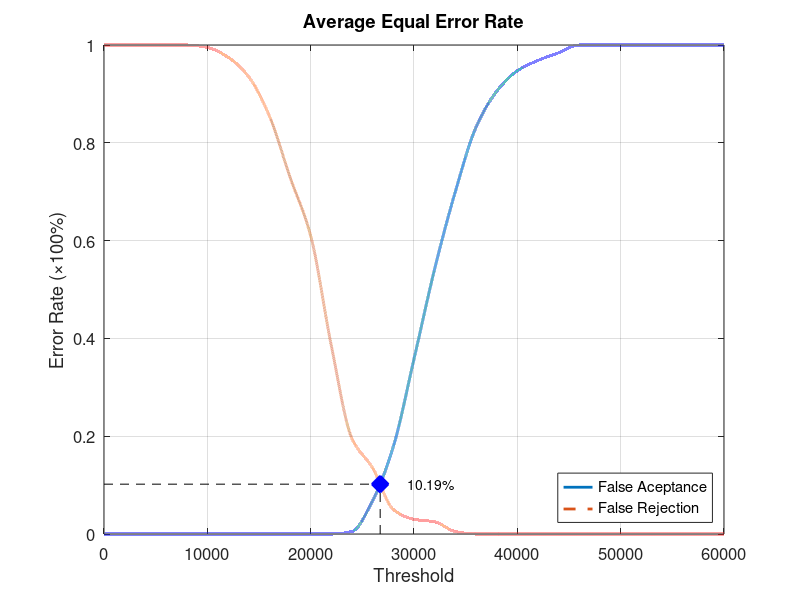
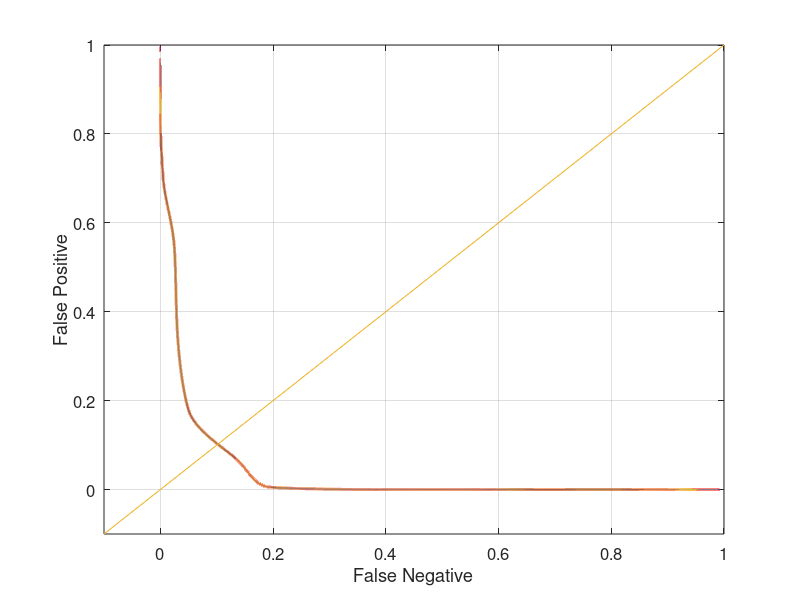

Here is the MATLAB script that generated these plots, in order:
function yEER = Database5_1
close all;
clear;
clc;
x = 0:2000:60000;
xq = 0:0.5:60000;

y0 = [0 0 0 0 0 0 0 0 0 0 0 0 0.00526316 0.0684211 0.178947 0.357895 0.542105 0.7 0.831579 0.905263 0.947368 0.968421 0.984211 1 1 1 1 1 1 1 1];
yy0 = interp1(x, y0, xq, 'pchip');
y1 = [1 1 1 1 1 0.995 0.975 0.935 0.855 0.73 0.61 0.385 0.195 0.135 0.05 0.03 0.025 0.005 0 0 0 0 0 0 0 0 0 0 0 0 0];
yy1 = interp1(x, y1, xq, 'pchip');

% Calculating EER: 
y2 = abs(y0 - y1);
find(y2 == min(y2))
yy2 = abs(yy0 - yy1);
xEER = find(yy2 == min(yy2));
xEERIndex = xq(xEER) % X-axis EER
yEER = yy0(xEER) % Y-axis EER

main = figure
plot(xq, yy0,'-','LineWidth', 2);	hold on
plot(xq, yy1,'--','LineWidth', 2);	hold on
plot([xEERIndex xEERIndex], [0 yEER], 'k--');	hold on
plot([0 xEERIndex], [yEER yEER], 'k--');	hold on
plot(xEERIndex, yEER, 'bx', 'LineWidth', 10);	hold on
text(xEERIndex + 10 * xEERIndex / 100, yEER, [num2str(round((10000 * yEER)) / 100) '%'])
legend('False Aceptance', 'False Rejection', 'Location', 'SouthEast')
xlabel('Threshold')
ylabel('Error Rate (\times100%)')
title('Average Equal Error Rate')
set(gca, 'FontSize', 12)
axis([0 60000 0 1])
grid on

print(main, 'Database5_1Main', '-dpng');
FNRxFPR = figure('Color', [1 1 1]);
plot(yy1, yy0, '-', yy1, yy0, 'LineWidth', 2);
hold on
y = -0.1:0.1:1
plot(y, y); 
set(gca, 'FontSize', 12)
xlabel('False Negative')
ylabel('False Positive')
axis([-0.1 1 -0.1 1])
set(gca, 'FontSize', 12)
grid on

print(FNRxFPR, 'Database5_1FNRxFPR','-dpng');
end
